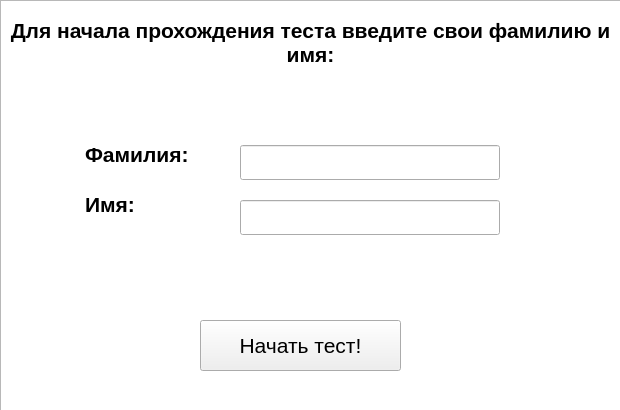
<?xml version="1.0" encoding="UTF-8"?>
<ui version="4.0">
 <class>Form</class>
 <widget class="QWidget" name="Form">
  <property name="geometry">
   <rect>
    <x>0</x>
    <y>0</y>
    <width>620</width>
    <height>410</height>
   </rect>
  </property>
  <property name="minimumSize">
   <size>
    <width>620</width>
    <height>410</height>
   </size>
  </property>
  <property name="maximumSize">
   <size>
    <width>620</width>
    <height>410</height>
   </size>
  </property>
  <property name="windowTitle">
   <string>Тест</string>
  </property>
  <property name="windowIcon">
   <iconset>
    <normaloff>../images/cap.png</normaloff>../images/cap.png</iconset>
  </property>
  <widget class="QTextBrowser" name="textBrowser">
   <property name="geometry">
    <rect>
     <x>0</x>
     <y>0</y>
     <width>621</width>
     <height>411</height>
    </rect>
   </property>
   <property name="html">
    <string>&lt;!DOCTYPE HTML PUBLIC &quot;-//W3C//DTD HTML 4.0//EN&quot; &quot;http://www.w3.org/TR/REC-html40/strict.dtd&quot;&gt;
&lt;html&gt;&lt;head&gt;&lt;meta name=&quot;qrichtext&quot; content=&quot;1&quot; /&gt;&lt;style type=&quot;text/css&quot;&gt;
p, li { white-space: pre-wrap; }
&lt;/style&gt;&lt;/head&gt;&lt;body style=&quot; font-family:'MS Shell Dlg 2'; font-size:7.8pt; font-weight:400; font-style:normal;&quot;&gt;
&lt;p align=&quot;center&quot; style=&quot;-qt-paragraph-type:empty; margin-top:0px; margin-bottom:0px; margin-left:0px; margin-right:0px; -qt-block-indent:0; text-indent:0px;&quot;&gt;&lt;br /&gt;&lt;/p&gt;
&lt;p align=&quot;center&quot; style=&quot; margin-top:0px; margin-bottom:0px; margin-left:0px; margin-right:0px; -qt-block-indent:0; text-indent:0px;&quot;&gt;&lt;span style=&quot; font-size:16pt; font-weight:600;&quot;&gt;Для начала прохождения теста введите свои фамилию и имя:&lt;/span&gt;&lt;/p&gt;
&lt;p align=&quot;center&quot; style=&quot;-qt-paragraph-type:empty; margin-top:0px; margin-bottom:0px; margin-left:0px; margin-right:0px; -qt-block-indent:0; text-indent:0px; font-size:16pt; font-weight:600;&quot;&gt;&lt;br /&gt;&lt;/p&gt;
&lt;p align=&quot;center&quot; style=&quot;-qt-paragraph-type:empty; margin-top:0px; margin-bottom:0px; margin-left:0px; margin-right:0px; -qt-block-indent:0; text-indent:0px; font-size:16pt; font-weight:600;&quot;&gt;&lt;br /&gt;&lt;/p&gt;
&lt;p align=&quot;center&quot; style=&quot;-qt-paragraph-type:empty; margin-top:0px; margin-bottom:0px; margin-left:0px; margin-right:0px; -qt-block-indent:0; text-indent:0px; font-size:16pt; font-weight:600;&quot;&gt;&lt;br /&gt;&lt;/p&gt;
&lt;p style=&quot; margin-top:0px; margin-bottom:0px; margin-left:0px; margin-right:0px; -qt-block-indent:0; text-indent:0px;&quot;&gt;&lt;span style=&quot; font-size:16pt; font-weight:600;&quot;&gt;	Фамилия:&lt;/span&gt;&lt;/p&gt;
&lt;p style=&quot;-qt-paragraph-type:empty; margin-top:0px; margin-bottom:0px; margin-left:0px; margin-right:0px; -qt-block-indent:0; text-indent:0px; font-size:16pt; font-weight:600;&quot;&gt;&lt;br /&gt;&lt;/p&gt;
&lt;p style=&quot; margin-top:0px; margin-bottom:0px; margin-left:0px; margin-right:0px; -qt-block-indent:0; text-indent:0px;&quot;&gt;&lt;span style=&quot; font-size:16pt; font-weight:600;&quot;&gt;	Имя:&lt;/span&gt;&lt;/p&gt;&lt;/body&gt;&lt;/html&gt;</string>
   </property>
  </widget>
  <widget class="QLineEdit" name="line_lastName">
   <property name="geometry">
    <rect>
     <x>240</x>
     <y>145</y>
     <width>260</width>
     <height>35</height>
    </rect>
   </property>
   <property name="font">
    <font>
     <pointsize>16</pointsize>
    </font>
   </property>
   <property name="text">
    <string/>
   </property>
  </widget>
  <widget class="QLineEdit" name="line_firstName">
   <property name="geometry">
    <rect>
     <x>240</x>
     <y>200</y>
     <width>260</width>
     <height>35</height>
    </rect>
   </property>
   <property name="font">
    <font>
     <pointsize>16</pointsize>
    </font>
   </property>
   <property name="text">
    <string/>
   </property>
  </widget>
  <widget class="QPushButton" name="buttonStart">
   <property name="geometry">
    <rect>
     <x>200</x>
     <y>320</y>
     <width>201</width>
     <height>51</height>
    </rect>
   </property>
   <property name="font">
    <font>
     <pointsize>16</pointsize>
    </font>
   </property>
   <property name="text">
    <string>Начать тест!</string>
   </property>
  </widget>
 </widget>
 <resources/>
 <connections/>
</ui>
